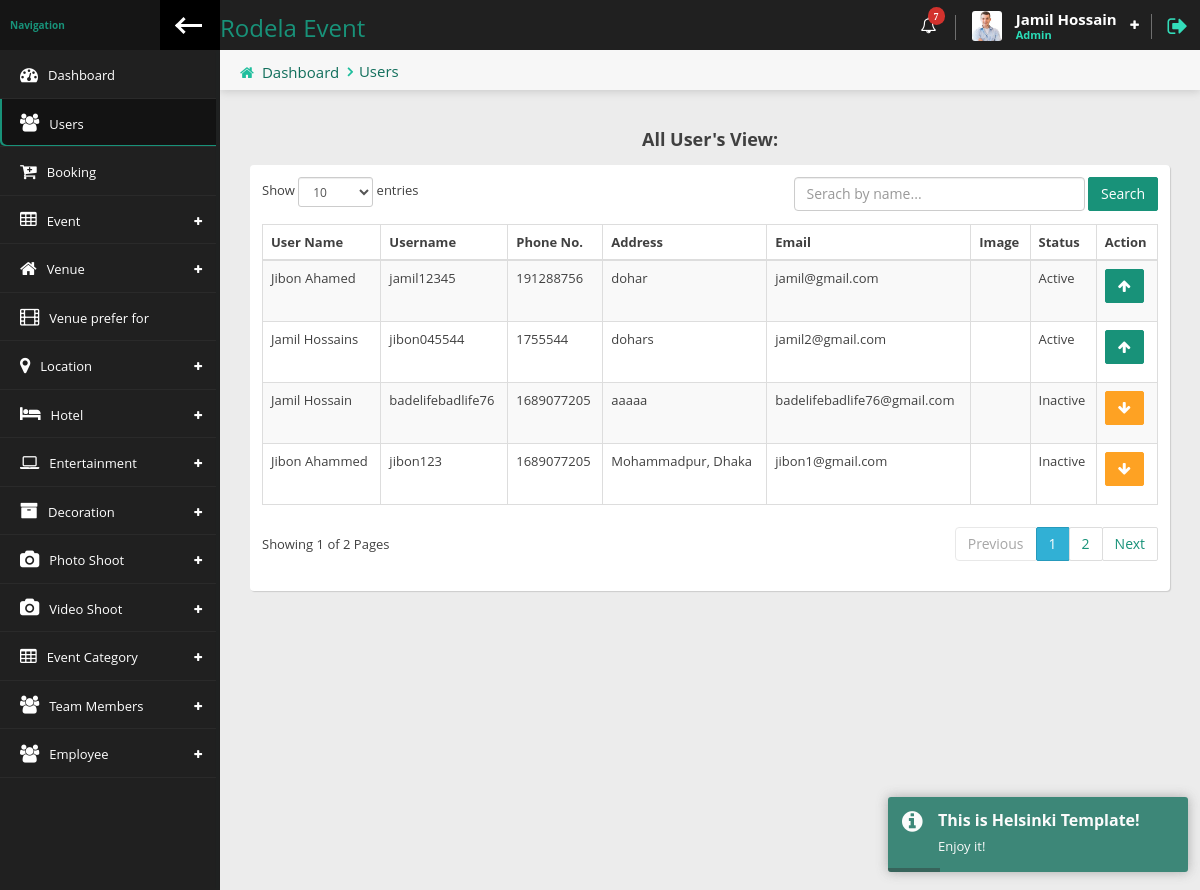
The app's page /Admin/users.php (signed in) with its own data.
### tables this page shows
CREATE TABLE `user` (
  `id` int(6) NOT NULL,
  `fname` varchar(100) NOT NULL,
  `lname` varchar(100) NOT NULL,
  `username` varchar(50) NOT NULL,
  `phone` int(11) NOT NULL,
  `address` varchar(150) NOT NULL,
  `email` varchar(150) NOT NULL,
  `password` int(100) NOT NULL,
  `image` varchar(50) NOT NULL,
  `status` tinyint(4) NOT NULL,
  `datetime` timestamp NOT NULL DEFAULT current_timestamp() ON UPDATE current_timestamp()
);

### Admin/users.php (the view, shortened to what this page needs)
<?php
    require_once 'header.php';
    require_once "../dbcon.php";
?>
            <div class="content">
                <div class="content-header">
                    <div class="leftside-content-header">
                        <ul class="breadcrumbs">
                            <li><i class="fa fa-home" aria-hidden="true"></i><a href="#">Dashboard</a></li>
                            <li><a href="javascript: avoid(0)">Users</a></li>
                        </ul>
                    </div>
                </div>
                <div class="row animated fadeInRight">
                <div class="col-sm-12">
                    <h4 class="section-subtitle text-center"><b>All User's View:</b></h4>
                    <div class="panel">
                        <div class="panel-content">
                            <div class="table-responsive">
                            <div id="basic-table_wrapper" class="dataTables_wrapper form-inline dt-bootstrap no-footer"><div class="row"><div class="col-sm-6"><div class="dataTables_length" id="basic-table_length"><label>Show <select name="basic-table_length" aria-controls="basic-table" class="form-control input-sm"><option value="10">10</option><option value="25">25</option><option value="50">50</option><option value="100">100</option></select> entries</label></div></div><div class="col-sm-6"><div id="basic-table_filter" class="dataTables_filter">
                            <form action="">
    <div class="col-md-">
      <input type="text" name="search" size="30"  class="form-control" placeholder="Serach by name..." value="<?= isset($searchKey) ? $searchKey: '' ?>">
      <button class="btn btn-primary" name="submit">Search</button>
    </div>
</form>
                            </div></div></div><div class="row"><div class="col-sm-12"><table id="basic-table" class="data-table table table-striped nowrap table-hover dataTable no-footer" cellspacing="0" width="100%" role="grid" aria-describedby="basic-table_info" style="width: 100%;">
                                <table id="basic-table" class="data-table table table-striped nowrap table-hover table-bordered" cellspacing="0" width="100%">
                                    <thead>
                                    <tr>
                                        <th>User Name</th>
                                        <th>Username</th>
                                        <th>Phone No.</th>
                                        <th>Address</th>
                                        <th>Email</th>
                                        <th>Image</th>
                                        <th>Status</th>
                                        <th>Action</th>
                                    </tr>
                                    </thead>
                                    <tbody>
                                        <?php
                                                $parpage = 4;
                                                $result = mysqli_query($con, "SELECT * FROM `user`");
                                                $total_data = mysqli_num_rows($result);
                                                $total_page = ceil($total_data / $parpage);
                                                if(isset($_GET['page'])){
                                                    $page = $_GET['page'];
                                                }else{
                                                    $page = 1;
                                                }
                                                $limit = ($page - 1) * $parpage;
                                                $result = mysqli_query($con, "SELECT * FROM `user` LIMIT ". $limit . ','.$parpage);
                                                while ($row = mysqli_fetch_array($result)){
                                        ?>
                                         <tr>
                                            <td><?= ucwords($row['fname'] . ' '. $row['lname']) ?> </td>
                                            <td><?= $row['username'] ?></td>
                                            <td><?= $row['phone'] ?></td>
                                            <td><?= $row['address'] ?></td>
                                            <td><?= $row['email'] ?></td>
                                            <td> <img src="<?= $row['image'] ?>" alt=""> </td>
                                            <td><?= $row['status'] == 1 ? 'Active': 'Inactive' ?></td>
                                            <td>
                                                <?php
                                                    if($row['status'] == 1){
                                                        ?>
                                                        <a href="status-inactive.php?id=<?= base64_encode($row['id']) ?>" class="btn btn-primary"><i class="fa fa-arrow-up"></i></a>
                                                        <?php
                                                    }else{
                                                        ?>
                                                         <a href="status-active.php?id=<?= base64_encode($row['id']) ?>" class="btn btn-warning"><i class="fa fa-arrow-down"></i></a>
                                                         <?php
                                                    }
                                                    ?>
                                            </td>
                                        </tr>
                                        <?php
                                            }
                                        ?>
                                    </tbody>
                            </table>
                        </div></div><div class="row"><div class="col-sm-5"><div class="dataTables_info" id="basic-table_info" role="status" aria-live="polite">Showing <?= $page ?> of <?= $total_page ?> Pages</div></div><div class="col-sm-7"><div class="dataTables_paginate paging_simple_numbers" id="basic-table_paginate"><ul class="pagination"><li class="paginate_button previous disabled" id="basic-table_previous">
<?php
    if($page > 1){?>
        <li><a href="users.php?page=<?= $page-1 ?>" data-dt-idx="0" tabindex="0">Previous</a></li><li class="paginate_button">
        <?php
    }else{?>
        <a href="javasript:avoid(0)" aria-controls="basic-table" data-dt-idx="0" tabindex="0" class="btn btn-secondary disabled">Previous</a></li><li class="paginate_button">
        <?php
    }
    for($i = 1; $i <= $total_page; $i++){?>
        <a href="users.php?page=<?= $i ?>" aria-controls="basic-table" data-dt-idx="0" tabindex="0" class="btn btn-info <?= $page == $i ? 'active':' '?>"><?= $i ?></a></li><li class="paginate_button">
        <?php
    }
    if( ($i > $page) && ($page < $total_page)){?>
        <a href="users.php?page=<?= $page+1 ?>"  aria-controls="basic-table" data-dt-idx="0" tabindex="0" class="btn btn-secondary">Next</a></li><li class="paginate_button next" id="basic-table_next">
        <?php
    }else{?>
        <a href="javasript:avoid(0)"  aria-controls="basic-table" data-dt-idx="0" tabindex="0" class="btn btn-secondary disabled">Next</a></li><li class="paginate_button next" id="basic-table_next">
        <?php
    }
?>
                            </div>
                        </div>
                    </div>
                </div>
            </div>
<?php
    require_once 'footer.php';
?>

### Admin/header.php (shortened to what this page needs)
<?php
require_once '../dbcon.php';
  $page = explode('/', $_SERVER['PHP_SELF']);
  $page = end($page);
    $admin_login = $_SESSION['admin_login'];
    $data = mysqli_query($con, "SELECT * FROM `admin` WHERE `email` = '$admin_login'");
    $admin_info = mysqli_fetch_assoc($data);
?>
<!doctype html>
<html lang="en" class="fixed left-sidebar-top">
<head>
    <link href="assets/vendor/pace/pace-theme-minimal.css" rel="stylesheet" />
    <link rel="stylesheet" href="assets/vendor/bootstrap/css/bootstrap.css">
    <link rel="stylesheet" href="assets/vendor/font-awesome/css/font-awesome.css">
    <link rel="stylesheet" href="assets/vendor/animate.css/animate.css">
    <link rel="stylesheet" href="assets/vendor/toastr/toastr.min.css">
    <link rel="stylesheet" href="assets/vendor/magnific-popup/magnific-popup.css">
    <link rel="stylesheet" href="assets/stylesheets/css/style.css">
    <link rel="stylesheet" href="assets/vendor/data-table/media/css/dataTables.bootstrap.min.css">
    <link rel="stylesheet" href="https://cdn.datatables.net/1.10.22/css/dataTables.bootstrap.min.css">
</head>
<body>
    <div class="wrap">
        <div class="page-header">
            <div class="leftside-header">
                <div class="logo">
                    <a href="index.php" class="on-click">
                        <h3>Rodela Event</h3>
                    </a>
                </div>
            </div>
            <div class="rightside-header">
                <div class="header-section hidden-xs" id="notice-headerbox">
                    <div class="notice" id="alerts-notice">
                        <i class="fa fa-bell-o" aria-hidden="true"><span class="badge badge-xs badge-top-right x-danger">7</span></i>
                    </div>
                </div>
                <div class="header-section" id="user-headerbox">
                    <div class="user-header-wrap">
                        <div class="user-photo">
                            <img alt="profile photo" src="images/admin-profile/jamil.jpg" />
                        </div>
                        <div class="user-info">
                            <span class="user-name"><?= ucwords($admin_info['fname'].' '. ucwords($admin_info['lname'])) ?></span>
                            <span class="user-profile">Admin</span>
                        </div>
                        <i class="fa fa-plus icon-open" aria-hidden="true"></i>
                    </div>
                </div>
                <div class="header-section">
                    <a href="logout.php" data-toggle="tooltip" data-placement="left" title="Logout"><i class="fa fa-sign-out log-out" aria-hidden="true"></i></a>
                </div>
            </div>
        </div>
        <div class="page-body">
            <div class="left-sidebar">
                <div class="left-sidebar-header">
                    <div class="left-sidebar-title">Navigation</div>
                    <div class="left-sidebar-toggle c-hamburger c-hamburger--htla hidden-xs" data-toggle-class="left-sidebar-collapsed" data-target="html">
                        <span></span>
                    </div>
                </div>
                <div id="left-nav" class="nano">
                    <div class="nano-content">
                        <nav>
                            <ul class="nav nav-left-lines" id="main-nav">
                                <li class="<?= $page == 'index.php' ? 'active-item ' : '' ?>"><a href="index.php"><i class="fa fa-dashboard" aria-hidden="true"></i><span>Dashboard</span></a></li>
                                <li class="<?= $page == 'users.php' ? 'active-item ' : '' ?>"><a href="users.php"><i class="fa fa-users" aria-hidden="true"></i><span>Users</span></a></li>
                                <li class="<?= $page == 'booking.php' ? 'active-item ' : '' ?>"><a href="booking.php"><i class="fa fa-cart-plus" aria-hidden="true"></i><span>Booking</span></a></li>
                                <li class="has-child-item close-item <?= $page == 'add-events.php' ? 'open-item ' : '' ?><?= $page == 'manage-events.php' ? 'open-item ' : '' ?>">
                                    <a><i class="fa fa-table" aria-hidden="true"></i><span>Event</span></a>
                                    <li class="has-child-item close-item <?= $page == 'add-venues.php' ? 'open-item ' : '' ?><?= $page == 'manage-venues.php' ? 'open-item ' : '' ?>">
                                    <a><i class="fa fa-home" aria-hidden="true"></i><span>Venue</span></a>
                                    <li class="<?= $page == 'add-preferFor.php' ? 'active-item ' : '' ?>"><a href="add-preferFor.php"><i class="fa fa-film" aria-hidden="true"></i><span>Venue prefer for</span></a></li>
                                    <li class="has-child-item close-item <?= $page == 'add-location.php' ? 'open-item ' : '' ?><?= $page == 'manage-location.php' ? 'open-item ' : '' ?>">
                                    <a><i class="fa fa-map-marker" aria-hidden="true"></i><span>Location</span></a>
                                    <li class="has-child-item close-item <?= $page == 'add-hotels.php' ? 'open-item ' : '' ?><?= $page == 'manage-hotels.php' ? 'open-item ' : '' ?>">
                                    <a><i class="fa fa-hotel" aria-hidden="true"></i><span>Hotel</span></a>
                                    <li class="has-child-item close-item <?= $page == 'add-entertainments.php' ? 'open-item ' : '' ?><?= $page == 'manage-entertainments.php' ? 'open-item ' : '' ?>">
                                    <a><i class="fa fa-laptop" aria-hidden="true"></i><span>Entertainment</span></a>
                                    <li class="has-child-item close-item <?= $page == 'add-decorations.php' ? 'open-item ' : '' ?><?= $page == 'manage-decorations.php' ? 'open-item ' : '' ?>">
                                    <a><i class="fa fa-archive" aria-hidden="true"></i><span>Decoration</span></a>
                                    <li class="has-child-item close-item <?= $page == 'add-photoshoots.php' ? 'open-item ' : '' ?><?= $page == 'manage-photoshoots.php' ? 'open-item ' : '' ?>">
                                    <a><i class="fa fa-camera" aria-hidden="true"></i><span>Photo Shoot</span></a>
                                    <li class="has-child-item close-item <?= $page == 'add-videoshoots.php' ? 'open-item ' : '' ?><?= $page == 'manage-videoshoots.php' ? 'open-item ' : '' ?>">
                                    <a><i class="fa fa-camera" aria-hidden="true"></i><span>Video Shoot</span></a>
                                    <li class="has-child-item close-item <?= $page == 'add-category.php' ? 'open-item ' : '' ?><?= $page == 'manage-category.php' ? 'open-item ' : '' ?>">
                                    <a><i class="fa fa-table" aria-hidden="true"></i><span>Event Category</span></a>
                                        </li>
                                    </ul>
                                    <li class="has-child-item close-item <?= $page == 'add-member.php' ? 'open-item ' : '' ?><?= $page == 'manage-member.php' ? 'open-item ' : '' ?>">
                                    <a><i class="fa fa-users" aria-hidden="true"></i><span>Team Members</span></a>
                                        </li>
                                    <li class="has-child-item close-item <?= $page == 'add-worker.php' ? 'open-item ' : '' ?><?= $page == 'manage-worker.php' ? 'open-item ' : '' ?>">
                                    <a><i class="fa fa-users" aria-hidden="true"></i><span>Employee</span></a>
                                        </li>
                        </nav>
                    </div>
                </div>
            </div>

### records on screen
user: fname+lname "Jibon Ahamed", username "jamil12345", phone "191288756", address "dohar", email "jamil@gmail.com", status "Active"
user: fname+lname "Jamil Hossains", username "jibon045544", phone "1755544", address "dohars", email "jamil2@gmail.com", status "Active"
user: fname+lname "Jamil Hossain", username "badelifebadlife76", phone "1689077205", address "aaaaa", email "badelifebadlife76@gmail.com", status "Inactive"
user: fname+lname "Jibon Ahammed", username "jibon123", phone "1689077205", address "Mohammadpur, Dhaka", email "jibon1@gmail.com", status "Inactive"

### other values on screen
$admin_info['fname'].' '. ucwords($admin_info['lname']) "Jamil Hossain"
$page "1"
$total_page "2"
